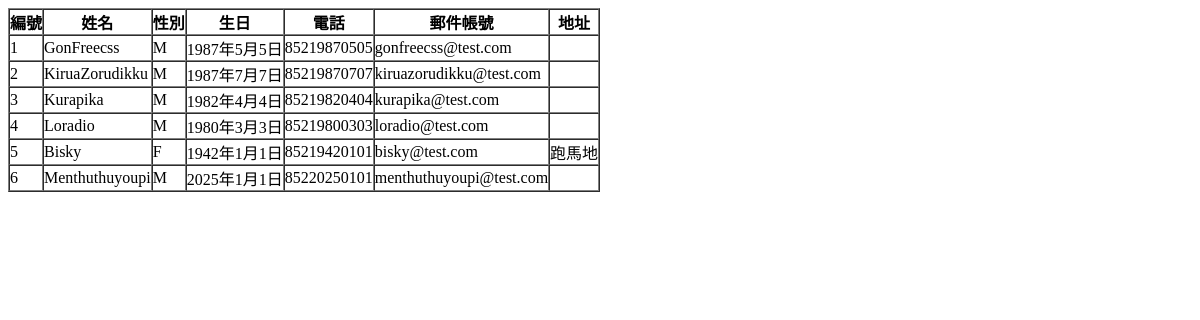
Page /listall/ on the earlier database version.
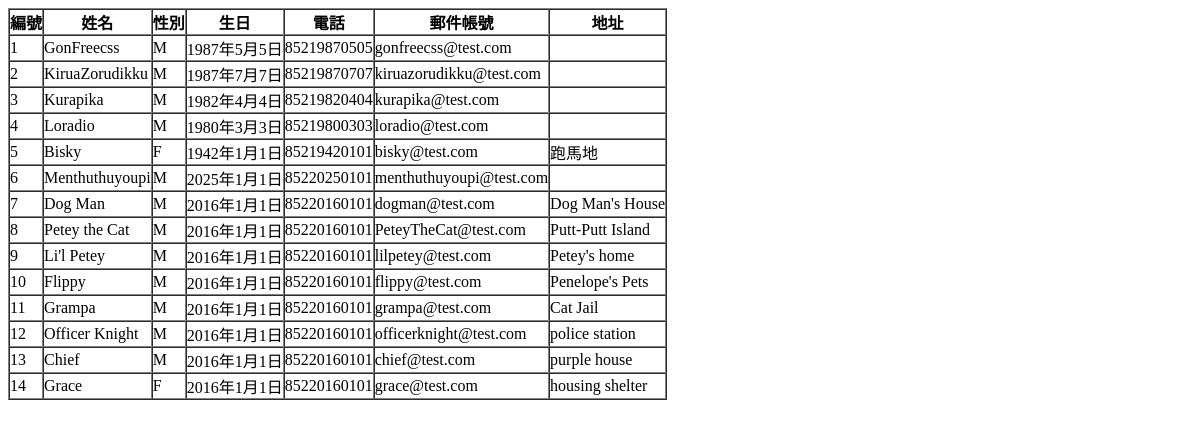
Same page on the later database version.
### myapp/models.py (models this page shows, shortened)
class Craftsman(models.Model):
    cId = models.PositiveIntegerField(primary_key=False)
    cName = models.CharField(max_length=20, null=False)
    cSex = models.CharField(max_length=2, default='M', null=False)
    cBirthday = models.DateField(null=False)
    cEmail = models.EmailField(max_length=100, blank=True, default='')
    cPhone = models.CharField(max_length=50, blank=True, default='')
    cAddr = models.CharField(max_length=255, blank=True, default='')

### myapp/views.py (the view)
# urls.py: re_path(r'^listall/$', views.listall),
def listall(request):
    try:
        unit = Craftsman.objects.all().order_by('id')
    except:
        erromessage = "(erromessage)"
    return render(request, "listall.html", locals())

### templates/listall.html (shortened to what this page needs)
{% extends 'base.html' %}
{% block content %}
    <div id="home">
        <table border="1" cellpadding="0" cellspacing="0">
            <th>編號</th><th>姓名</th><th>性別</th><th>生日</th><th>電話</th><th>郵件帳號</th><th>地址</th>
            {% for craftsman in unit %}
            <tr><td>{{craftsman.id}}</td>
                <td>{{craftsman.cName}}</td>
                <td>{{craftsman.cSex}}</td>
                <td>{{craftsman.cBirthday}}</td>
                <td>{{craftsman.cPhone}}</td>
                <td>{{craftsman.cEmail}}</td>
                <td>{{craftsman.cAddr}}</td>
            </tr>
            {% endfor %}
        </table>
    </div>
{% endblock %}

Differences in the rows shown:
added Craftsman: id "7", cName "Dog Man", cSex "M", cBirthday "2016年1月1日", cPhone "85220160101", cEmail "dogman@test.com", cAddr "Dog Man's House"
added Craftsman: id "8", cName "Petey the Cat", cSex "M", cBirthday "2016年1月1日", cPhone "85220160101", cEmail "PeteyTheCat@test.com", cAddr "Putt-Putt Island"
added Craftsman: id "9", cName "Li'l Petey", cSex "M", cBirthday "2016年1月1日", cPhone "85220160101", cEmail "lilpetey@test.com", cAddr "Petey's home"
added Craftsman: id "10", cName "Flippy", cSex "M", cBirthday "2016年1月1日", cPhone "85220160101", cEmail "flippy@test.com", cAddr "Penelope's Pets"
added Craftsman: id "11", cName "Grampa", cSex "M", cBirthday "2016年1月1日", cPhone "85220160101", cEmail "grampa@test.com", cAddr "Cat Jail"
added Craftsman: id "12", cName "Officer Knight", cSex "M", cBirthday "2016年1月1日", cPhone "85220160101", cEmail "officerknight@test.com", cAddr "police station"
added Craftsman: id "13", cName "Chief", cSex "M", cBirthday "2016年1月1日", cPhone "85220160101", cEmail "chief@test.com", cAddr "purple house"
added Craftsman: id "14", cName "Grace", cSex "F", cBirthday "2016年1月1日", cPhone "85220160101", cEmail "grace@test.com", cAddr "housing shelter"
